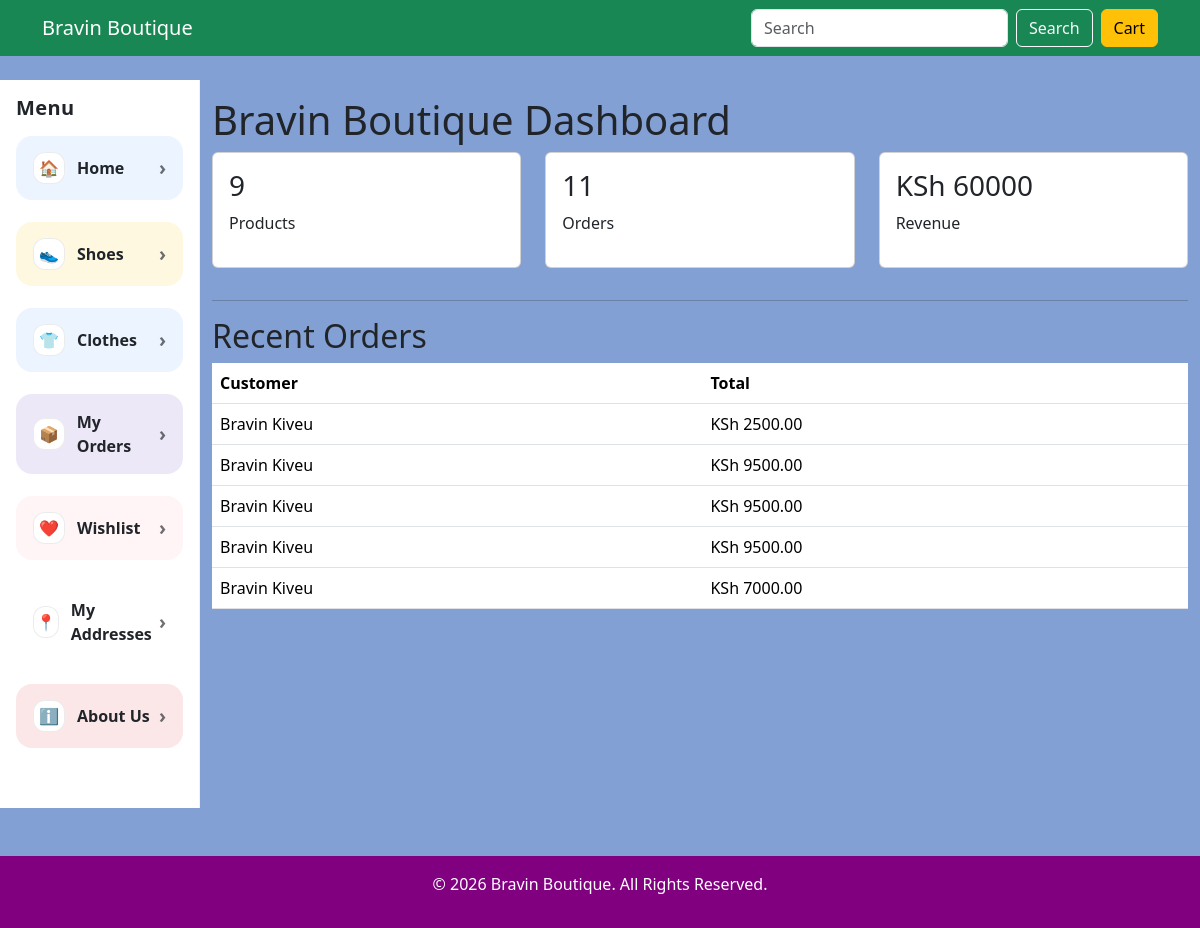
The page /dashboard/ (signed in) on the database its author committed.
### shop/models.py (models this page shows, shortened)
class Order(models.Model):
    user = models.ForeignKey(
        User,
        on_delete=models.CASCADE,
        null=True,
        blank=True
    )
    customer_name = models.CharField(max_length=200)
    email = models.EmailField(null=True, blank=True)
    phone = models.CharField(max_length=20)
    address = models.TextField()
    total_amount = models.DecimalField(max_digits=10, decimal_places=2)
    created_at = models.DateTimeField(auto_now_add=True)

### store/views.py (the view)
# urls.py: path('dashboard/', views.dashboard, name='dashboard'),
@login_required
def dashboard(request):
    if not (request.user.is_staff or request.user.is_superuser):
        from django.http import HttpResponseForbidden
        return HttpResponseForbidden("Forbidden")
    total_products = Product.objects.count()
    total_orders = Order.objects.count()
    total_revenue = Order.objects.aggregate(
        Sum('total_amount')
    )['total_amount__sum'] or 0
    recent_orders = Order.objects.order_by('-created_at')[:5]
    return render(
        request,
        'dashboard.html',
        {
            'total_products': total_products,
            'total_orders': total_orders,
            'total_revenue': total_revenue,
            'recent_orders': recent_orders,
        }
    )

### store/templates/dashboard.html
{% extends 'base.html' %}
{% block content %}
<h1>Bravin Boutique Dashboard</h1>
<div class="row">
    <div class="col-md-4">
        <div class="card p-3 mb-3">
            <h3>{{ total_products }}</h3>
            <p>Products</p>
        </div>
    </div>
    <div class="col-md-4">
        <div class="card p-3 mb-3">
            <h3>{{ total_orders }}</h3>
            <p>Orders</p>
        </div>
    </div>
    <div class="col-md-4">
        <div class="card p-3 mb-3">
            <h3>KSh {{ total_revenue }}</h3>
            <p>Revenue</p>
        </div>
    </div>
</div>
<hr>
<h2>Recent Orders</h2>
<table class="table">
    <tr>
        <th>Customer</th>
        <th>Total</th>
    </tr>
    {% for order in recent_orders %}
    <tr>
        <td>{{ order.customer_name }}</td>
        <td>KSh {{ order.total_amount }}</td>
    </tr>
    {% endfor %}
</table>
{% endblock %}

### store/templates/base.html (style rules this page uses)
body { background: #82a0d3; }

### rows shown on the page
Order: customer_name "Bravin Kiveu", total_amount "2500.00"
Order: customer_name "Bravin Kiveu", total_amount "9500.00"
Order: customer_name "Bravin Kiveu", total_amount "9500.00"
Order: customer_name "Bravin Kiveu", total_amount "9500.00"
Order: customer_name "Bravin Kiveu", total_amount "7000.00"

### other values the page prints
{{ total_products }} "9"
{{ total_orders }} "11"
{{ total_revenue }} "60000"
